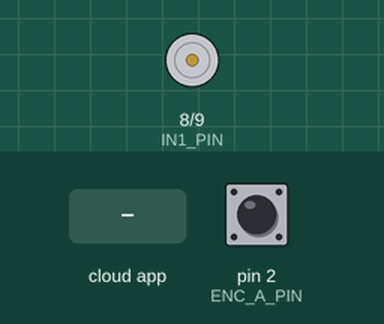
A sketch run on a simulated Arduino Uno, built with avr-gcc and run on an emulated ATmega328P. Parts: motor-driver pin pairs drawn as motors (green arrow = first pin HIGH = forward, orange = second pin HIGH = backward, longer = more drive, scaled by the enable pin). The test bench sets the inputs (shaded band); at power-on: pin 2 (ENC_A_PIN) HIGH. The ROS host is connected and sends only what is stated.

Above: at 1.2 s.
1.3 s: the phone or cloud app sets linear.x to -100
At 1.9 s:
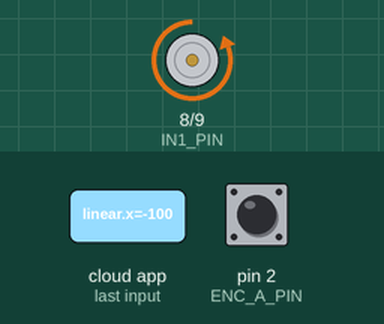
2.8 s: the phone or cloud app sets linear.x to 100
At 3.1 s:
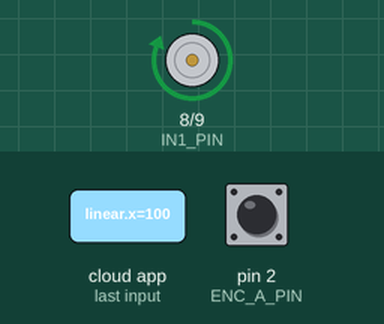
4.3 s: the phone or cloud app sets linear.x to 0
At 5.3 s:
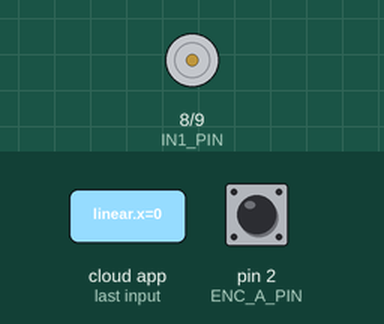
Timing chart, 0 to 7.3 s (numbered marks = the images above; inputs shaded):
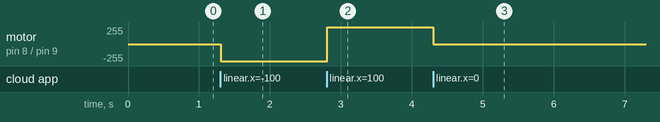

The sketch:

test_motor.ino
```cpp
/*
 * test_motor.ino
 *
 * Single DC motor test for ROS Noetic + Arduino UNO.
 * Uses L298N motor driver and one quadrature encoder channel.
 *
 * ROS:
 *   Sub:  /cmd_vel    (geometry_msgs/Twist)  -> uses linear.x
 *   Pub:  /wheel_rpm  (std_msgs/Float32)
 *
 * Hardware (Arduino UNO):
 *
 *   L298N ENA  -> Pin 5  (PWM)
 *   L298N IN1  -> Pin 8
 *   L298N IN2  -> Pin 9
 *
 *   Encoder A  -> Pin 2  (INT0)
 *   Encoder B  -> Pin 4  (optional, not used in this test)
 *
 * Important:
 *   All grounds (Arduino, L298N, encoder power) must be common.
 */

#include <ros.h>
#include <std_msgs/Float32.h>
#include <geometry_msgs/Twist.h>

// ===================== Pin Definitions =====================
#define ENA_PIN   5
#define IN1_PIN   8
#define IN2_PIN   9
#define ENC_A_PIN 2   // INT0
#define ENC_B_PIN 4   // optional

// ===================== Constants =====================
#define PULSES_PER_REV 11.0f   // Adjust to your encoder
#define SAMPLE_TIME_MS 1000UL  // RPM calculation window

// ===================== Global Variables =====================
volatile long encoder_ticks = 0;

unsigned long last_time = 0;
float current_rpm = 0.0f;

// ===================== ROS =====================
ros::NodeHandle nh;

std_msgs::Float32 rpm_msg;
ros::Publisher rpm_pub("wheel_rpm", &rpm_msg);

void cmdVelCallback(const geometry_msgs::Twist &msg);
ros::Subscriber<geometry_msgs::Twist> cmd_sub("cmd_vel", cmdVelCallback);

// ===================== Encoder ISR =====================
void encoderISR()
{
  encoder_ticks++;
}

// ===================== Motor Control =====================
void setMotorSpeed(float pwm_value)
{
  // Clamp PWM range
  if (pwm_value > 255.0f)  pwm_value = 255.0f;
  if (pwm_value < -255.0f) pwm_value = -255.0f;

  if (pwm_value > 0.0f)
  {
    digitalWrite(IN1_PIN, HIGH);
    digitalWrite(IN2_PIN, LOW);
    analogWrite(ENA_PIN, (int)pwm_value);
  }
  else if (pwm_value < 0.0f)
  {
    digitalWrite(IN1_PIN, LOW);
    digitalWrite(IN2_PIN, HIGH);
    analogWrite(ENA_PIN, (int)(-pwm_value));
  }
  else
  {
    digitalWrite(IN1_PIN, LOW);
    digitalWrite(IN2_PIN, LOW);
    analogWrite(ENA_PIN, 0);
  }
}

// ===================== ROS Callback =====================
void cmdVelCallback(const geometry_msgs::Twist &msg)
{
  /*
   * For this test:
   * linear.x range expected between -1.0 and 1.0
   * Scale directly to PWM range.
   */
  float pwm_command = msg.linear.x * 255.0f;
  setMotorSpeed(pwm_command);
}

// ===================== Setup =====================
void setup()
{
  pinMode(ENA_PIN, OUTPUT);
  pinMode(IN1_PIN, OUTPUT);
  pinMode(IN2_PIN, OUTPUT);

  pinMode(ENC_A_PIN, INPUT_PULLUP);
  pinMode(ENC_B_PIN, INPUT_PULLUP);

  // Arduino UNO:
  // INT0 = interrupt 0 = pin 2
  attachInterrupt(0, encoderISR, RISING);

  nh.initNode();
  nh.advertise(rpm_pub);
  nh.subscribe(cmd_sub);

  last_time = millis();
}

// ===================== Loop =====================
void loop()
{
  nh.spinOnce();

  unsigned long now = millis();

  if (now - last_time >= SAMPLE_TIME_MS)
  {
    noInterrupts();
    long ticks = encoder_ticks;
    encoder_ticks = 0;
    interrupts();

    current_rpm = (ticks / PULSES_PER_REV) * 60.0f;

    rpm_msg.data = current_rpm;
    rpm_pub.publish(&rpm_msg);

    last_time = now;
  }

  delay(5);
}
```

Measured:
- after the input at 1.3 s, motor on pin 8 (IN1_PIN) / pin 9 (IN2_PIN): stopped → backward 255/255 at once
- after the input at 2.8 s, motor on pin 8 (IN1_PIN) / pin 9 (IN2_PIN): backward 255/255 → forward 255/255 at once
- after the input at 4.3 s, motor on pin 8 (IN1_PIN) / pin 9 (IN2_PIN): forward 255/255 → stopped at once
